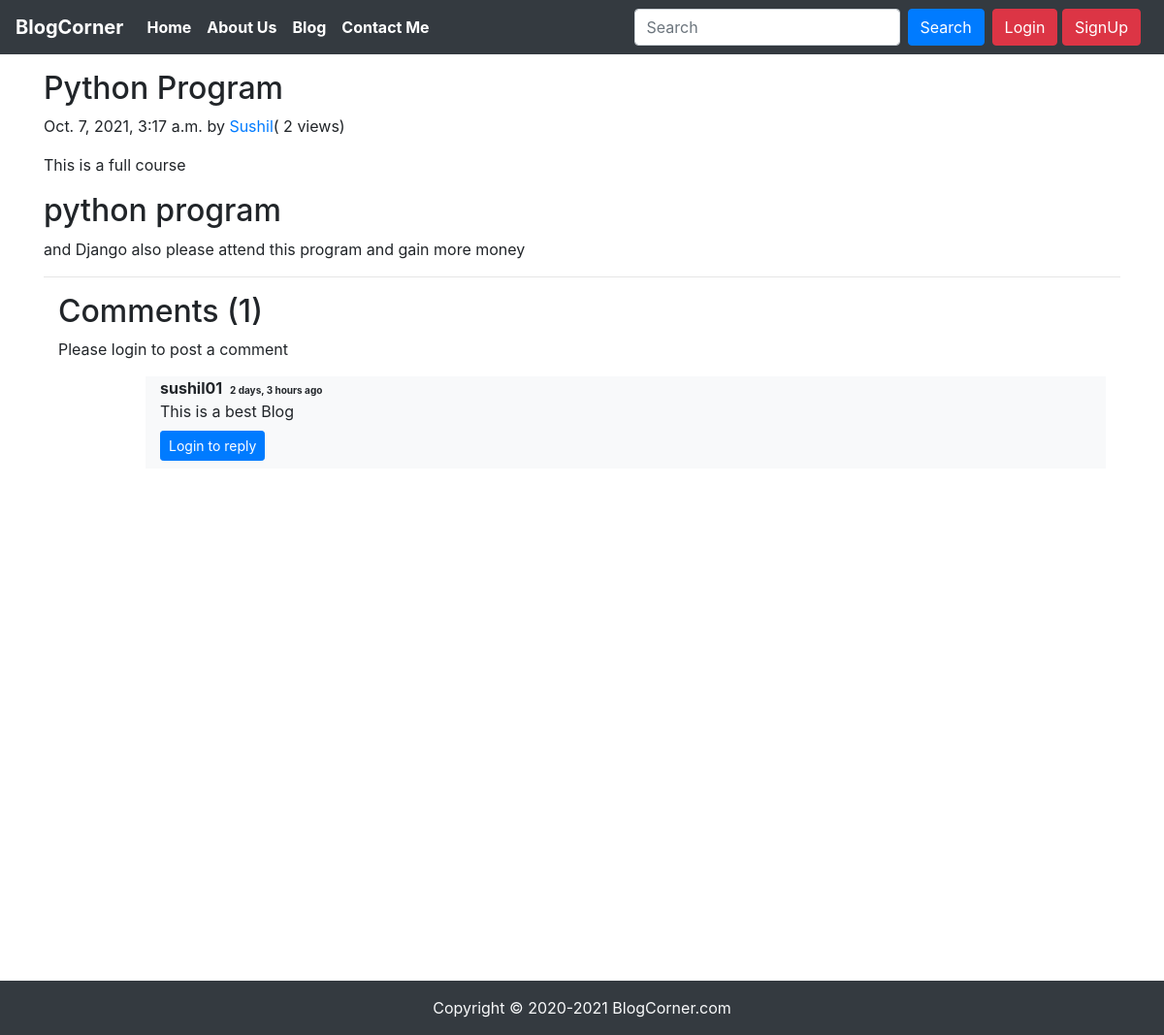
The app's page /Continoue/ with its own data.
### home/models.py (models this page shows, shortened)
class Post(models.Model):
    sno=models.AutoField(primary_key=True)
    title=models.CharField(max_length=255)
    author=models.CharField(max_length=14)
    slug=models.CharField(max_length=130)
    views= models.IntegerField(default=0)
    timeStamp=models.DateTimeField(blank=True)
    content=models.TextField()

class BlogComment(models.Model):
    sno= models.AutoField(primary_key=True)
    comment=models.TextField()
    user=models.ForeignKey(User, on_delete=models.CASCADE)
    post=models.ForeignKey(Post, on_delete=models.CASCADE)
    parent=models.ForeignKey('self',on_delete=models.CASCADE, null=True )
    timestamp= models.DateTimeField(default=now)

### home/views.py (the view)
# urls.py: path('<str:slug>/', views.blogPost, name="blogpost"),
def blogPost(request, slug):
    post=Post.objects.filter(slug=slug).first()
    post.views= post.views +1
    post.save()
    comments= BlogComment.objects.filter(post=post, parent=None)
    replies= BlogComment.objects.filter(post=post).exclude(parent=None)
    replyDict={}
    for reply in replies:
        if reply.parent.sno not in replyDict.keys():
            replyDict[reply.parent.sno]=[reply]
        else:
            replyDict[reply.parent.sno].append(reply)
    context={'post':post, 'comments': comments, 'user': request.user, 'replyDict': replyDict}
    return render(request, "blogPost.html", context)

### home/templatetags/extras.py (called while the page is built)
@register.filter(name='get_val')
def get_val(dict, key):
    return dict.get(key)

### templates/blogpost.html (shortened to what this page needs)
{% extends 'base.html' %}
{% block body %}
{% load humanize %}
{% load extras %}
{% load static %}
<div class="container my-3" style="padding-bottom: 31rem;">
    <div class="blog-post">
        <h2 class="blog-post-title">{{post.title}}</h2>
        <p class="blog-post-meta">{{post.timeStamp}} by <a href="/about">{{post.author}}</a>(<span> {{post.views}} views</span>)</p>
        <p>{{post.content|safe}}</p>
        <hr>
    </div>
    <div class="container">
        <h2> Comments ({{comments.count}})</h2>
        <div class="my-2">
            {% if user.is_authenticated %}
            <form action="/postComment" method="post">
                {% csrf_token %}
                <div class="form-group">
                    <label for="exampleInputEmail1">Post Comment </label>
                    <input type="text" class="form-control" name="comment" placeholder="Enter comment here">
                </div>
                <input type="hidden" name="postSno" value="{{post.sno}}">
                <input type="hidden" name="parentSno" value="">
                <button type="submit" class="btn btn-primary">Submit</button>
            </form>
            {% else %}
            Please login to post a comment
            {% endif %}
        </div>
        {% for comment in comments %}
        <div class="row mx-0   my-3">
            <div class="col-md-1" }>
            </div>
            <div class="col-md-11 bg-light ">
                <b> {{comment.user.username}} </b> <span class="badge badge-light "
                    style="font-size: 10px;">{{comment.timestamp| naturaltime}}</span>
                <div> {{comment.comment}} </div>
                <div class="reply mx-0 mt-2 ">
                    {% if user.is_authenticated %}
                    <button class="btn btn-sm btn-primary" type="button" data-toggle="collapse"
                        data-target="#replyBox{{comment.sno}}" aria-expanded="false"
                        aria-controls="replyBox{{comment.sno}}">
                        Reply
                    </button>
                    <div class="collapse" id="replyBox{{comment.sno}}">
                        <div class="card card-body my-2">
                            <form action="/postComment" method="post">
                                {% csrf_token %}
                                <div class="form-group">
                                    <label for="comment">Post a reply </label>
                                    <input type="text" class="form-control" name="comment"
                                        placeholder="Enter comment here">
                                    <input type="hidden" name="parentSno" value="{{comment.sno}}">
                                </div>
                                <input type="hidden" name="postSno" value="{{post.sno}}">
                                <button type="submit" class="btn btn-primary">Submit</button>
                            </form>
                        </div>
                    </div>
                    {% else %}
                    <button class="btn btn-sm btn-primary" type="button" data-toggle="collapse"
                        data-target="#replyBox{{comment.sno}}" aria-expanded="false"
                        aria-controls="replyBox{{comment.sno}}">
                        Login to reply
                    </button>
                    {% endif %}
                </div>
            </div>
        </div>
        {% endfor %}
    </div>
</div>
{% endblock %}

### records on screen
Post: title "Python Program", timeStamp "Oct. 7, 2021, 3:17 a.m.", author "Sushil", views "2", content "This is a full course python program and Django also please attend this program and gain more money"
BlogComment: user.username "sushil01", timestamp "2 days, 3 hours ago", comment "This is a best Blog"

### other values on screen
{{ comments.count }} "1"
